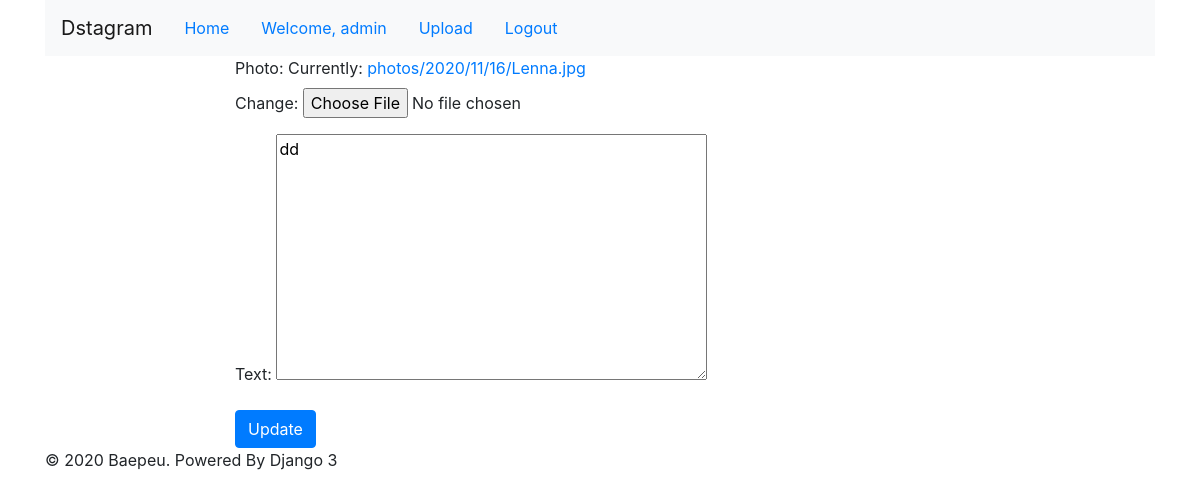
The app's page /update/3 (signed in), older data.
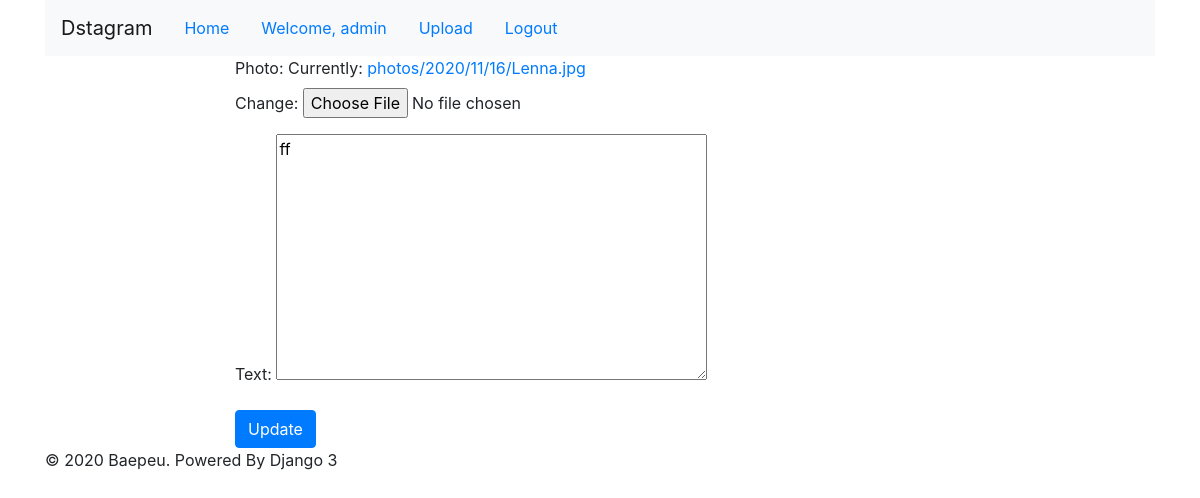
The same page, newer data.
### photo/models.py (models this page shows, shortened)
class Photo(models.Model):
    author = models.ForeignKey(User, on_delete=models.CASCADE, related_name='user_photos')
    photo = models.ImageField(upload_to='photos/%Y/%m/%d', default='photos/no_image.png')
    text = models.TextField()
    created = models.DateTimeField(auto_now_add=True)
    updated = models.DateTimeField(auto_now=True)
    class Meta:
        ordering = ['-updated']

### photo/views.py (the view)
# urls.py: path('update/<int:pk>', PhotoUpdateView.as_view(), name='photo_update'),
class PhotoUpdateView(LoginRequiredMixin, UpdateView):
    model = Photo
    fields = ['photo', 'text']
    template_name = 'photo/update.html'

### photo/templates/photo/update.html (shortened to what this page needs)
{% extends 'base.html' %}
{% block content %}
<div class="row">
    <div class="col-md-2"></div>
    <div class="col-md-8">
        <form action="" method="post" enctype="multipart/form-data">
            {{form.as_p}}
            <input type="submit" class="btn btn-primary" value="Update">
        </form>
    </div>
    <div class="col-md-2"></div>
</div>
{% endblock %}

Row changes from the older to the newer data that the page shows:
changed Photo: text "dd" → "ff"
